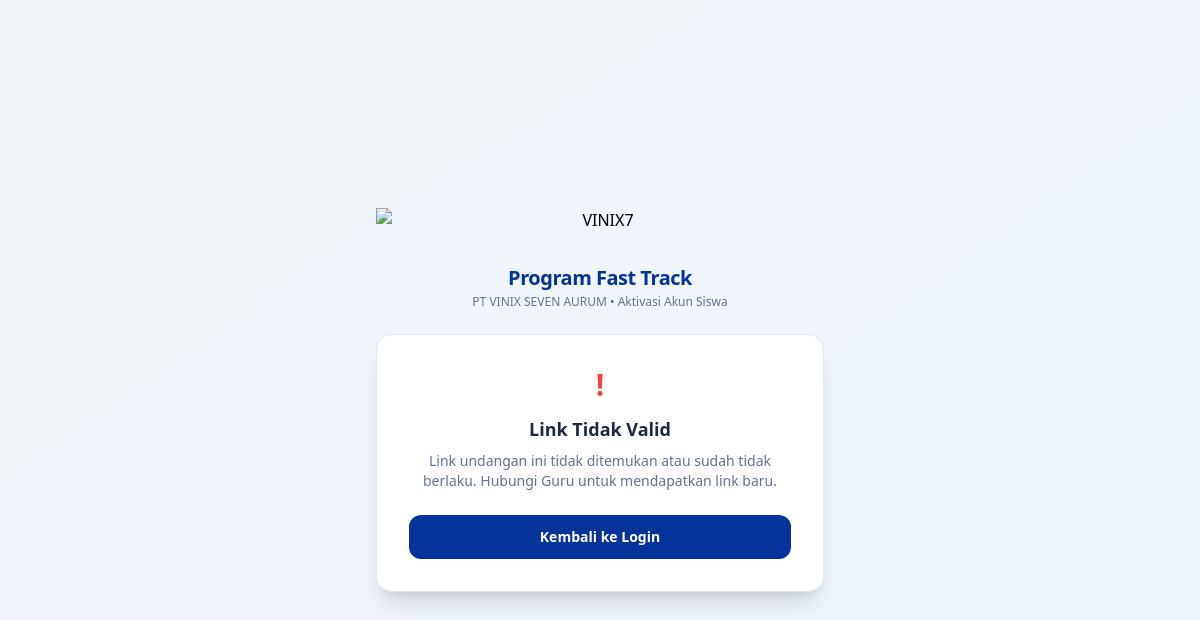
/invite.php?token=ft-963d818eddda, run on an earlier commit of the app's database.
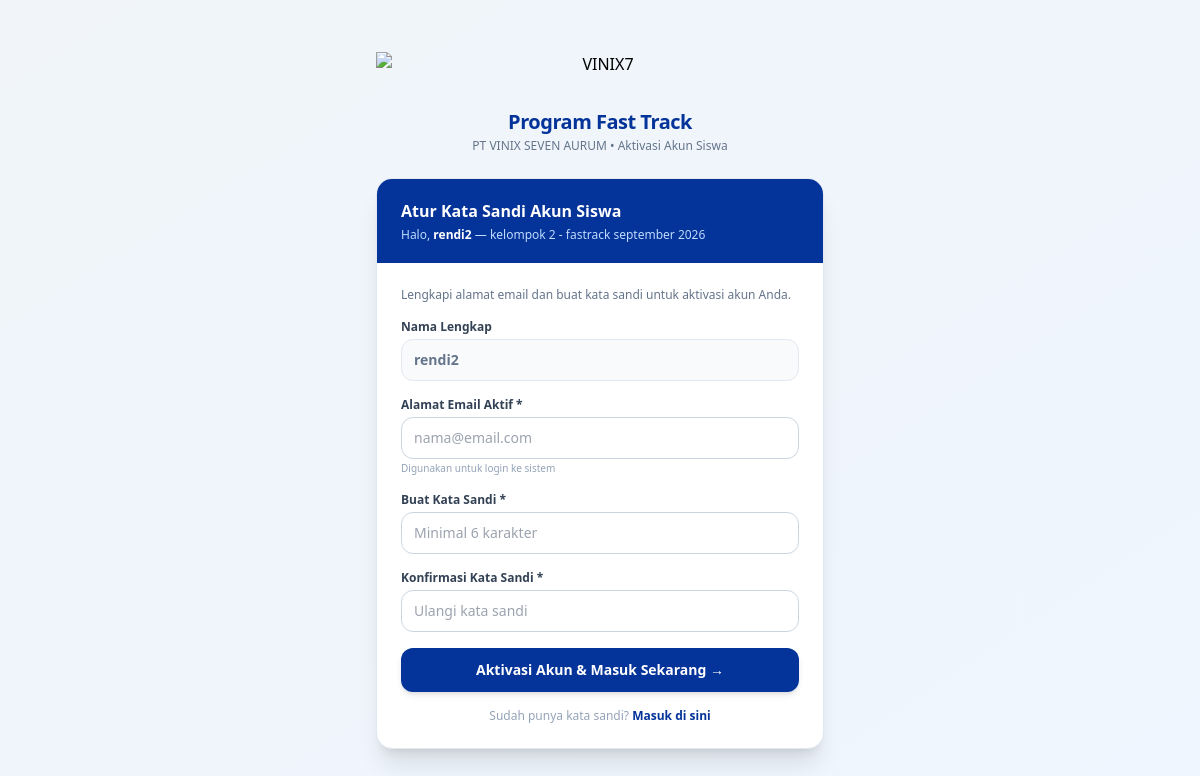
And on a later commit of the database.
### tables this page shows
CREATE TABLE members (
            id TEXT PRIMARY KEY,
            name TEXT NOT NULL,
            role TEXT NOT NULL,
            team_id TEXT,
            phone TEXT,
            email TEXT,
            university TEXT,
            major TEXT,
            token TEXT UNIQUE NOT NULL,
            created_at TEXT NOT NULL
        , password_hash TEXT DEFAULT '', invite_used INTEGER DEFAULT 0);

CREATE TABLE teams (
            id TEXT PRIMARY KEY,
            name TEXT NOT NULL,
            project_title TEXT NOT NULL,
            description TEXT,
            sprint_number INTEGER DEFAULT 1,
            created_at TEXT NOT NULL
        );

### invite.php (the view, shortened to what this page needs)
<?php
require_once __DIR__ . "/includes/db.php";
$token = trim($_GET["token"] ?? "");
$member = null;
if ($token) {
    $stmt = $pdo->prepare("SELECT m.*, t.name as team_name FROM members m LEFT JOIN teams t ON m.team_id = t.id WHERE m.token = ? LIMIT 1");
    $stmt->execute([$token]);
    $member = $stmt->fetch();
}
?>
<!DOCTYPE html>
<html lang="id">
<head>
    <script src="https://cdn.tailwindcss.com"></script>
</head>
<body class="min-h-screen bg-gradient-to-br from-slate-100 to-blue-50 flex items-center justify-center p-4">
<div class="w-full max-w-md">
    <div class="text-center mb-6">
        <img src="logo/LOGO VINIX.png" alt="VINIX7" class="h-12 w-auto mx-auto object-contain mb-2">
        <span class="text-xl font-black text-[#043399] tracking-tight">Program Fast Track</span>
        <p class="text-xs text-slate-500 mt-0.5 font-medium">PT VINIX SEVEN AURUM &bull; Aktivasi Akun Siswa</p>
    </div>
    <?php if (!$token || !$member): ?>
    <div class="bg-white rounded-2xl shadow-xl border border-slate-200 p-8 text-center">
        <p class="text-3xl font-black text-red-500 mb-3">!</p>
        <h2 class="text-lg font-black text-slate-800 mb-2">Link Tidak Valid</h2>
        <p class="text-sm text-slate-500 mb-6">Link undangan ini tidak ditemukan atau sudah tidak berlaku. Hubungi Guru untuk mendapatkan link baru.</p>
        <a href="login.php" class="block w-full py-3 bg-[#043399] text-white font-bold text-sm rounded-xl hover:bg-[#021f5c] transition text-center">Kembali ke Login</a>
    </div>
    <?php else: ?>
    <div class="bg-white rounded-2xl shadow-xl border border-slate-200 overflow-hidden">
        <div class="bg-[#043399] text-white px-6 py-5">
            <h2 class="text-base font-black">Atur Kata Sandi Akun <?= ($member['role'] === 'guru' || $member['role'] === 'super_admin') ? 'Guru / Instruktur' : 'Siswa' ?></h2>
            <p class="text-xs text-blue-200 mt-1">
                Halo, <strong class="text-white"><?= htmlspecialchars($member["name"]) ?></strong>
                <?php if (!empty($member["team_name"])): ?>
                &mdash; <?= htmlspecialchars($member["team_name"]) ?>
                <?php endif; ?>
            </p>
        </div>
        <div class="p-6 space-y-4">
            <p class="text-xs text-slate-500">Lengkapi alamat email dan buat kata sandi untuk aktivasi akun Anda.</p>
            <form method="POST" class="space-y-4">
                <div>
                    <label class="block text-xs font-bold text-slate-700 mb-1">Nama Lengkap</label>
                    <input type="text" value="<?= htmlspecialchars($member["name"]) ?>" disabled class="w-full px-3 py-2.5 border border-slate-200 rounded-xl text-sm bg-slate-50 text-slate-500 font-semibold cursor-not-allowed">
                </div>
                <div>
                    <label class="block text-xs font-bold text-slate-700 mb-1">Alamat Email Aktif *</label>
                    <input type="email" name="email" required placeholder="nama@email.com" value="<?= htmlspecialchars($_POST['email'] ?? ($member['email'] ?? '')) ?>" class="w-full px-3 py-2.5 border border-slate-300 rounded-xl text-sm text-slate-900 font-medium focus:outline-none focus:ring-2 focus:ring-[#043399]">
                    <span class="text-[10px] text-slate-400 mt-0.5 block">Digunakan untuk login ke sistem</span>
                </div>
                <div>
                    <label class="block text-xs font-bold text-slate-700 mb-1">Buat Kata Sandi *</label>
                    <input type="password" name="password" required minlength="6" placeholder="Minimal 6 karakter" class="w-full px-3 py-2.5 border border-slate-300 rounded-xl text-sm text-slate-900 focus:outline-none focus:ring-2 focus:ring-[#043399]">
                </div>
                <div>
                    <label class="block text-xs font-bold text-slate-700 mb-1">Konfirmasi Kata Sandi *</label>
                    <input type="password" name="password_confirm" required minlength="6" placeholder="Ulangi kata sandi" class="w-full px-3 py-2.5 border border-slate-300 rounded-xl text-sm text-slate-900 focus:outline-none focus:ring-2 focus:ring-[#043399]">
                </div>
                <button type="submit" class="w-full py-3 bg-[#043399] hover:bg-[#021f5c] text-white font-black text-sm rounded-xl shadow-md transition active:scale-98">Aktivasi Akun & Masuk Sekarang &rarr;</button>
            </form>
            <p class="text-center text-xs text-slate-400">Sudah punya kata sandi? <a href="login.php" class="text-[#043399] font-bold hover:underline">Masuk di sini</a></p>
        </div>
    </div>
    <?php endif; ?>
</div>
</body>
</html>

What changed in the data, as far as the page shows it:
added members: name "rendi2", team.name "kelompok 2 - fastrack september 2026"
Also different on the page:
text no longer shown: "! Link Tidak Valid Link undangan ini tidak ditemukan atau sudah tidak berlaku. Hubungi Guru untuk mendapatkan link baru. Kembali ke Login"
text now shown: "Atur Kata Sandi Akun Siswa Halo, — Lengkapi alamat email dan buat kata sandi untuk aktivasi akun Anda. Nama Lengkap Alamat Email Aktif * Digunakan untuk login ke sistem Buat Kata Sandi * Konfirmasi Kata Sandi * Aktivasi Akun & Masuk Sekarang → Sudah punya kata sandi? Masuk di sini"
